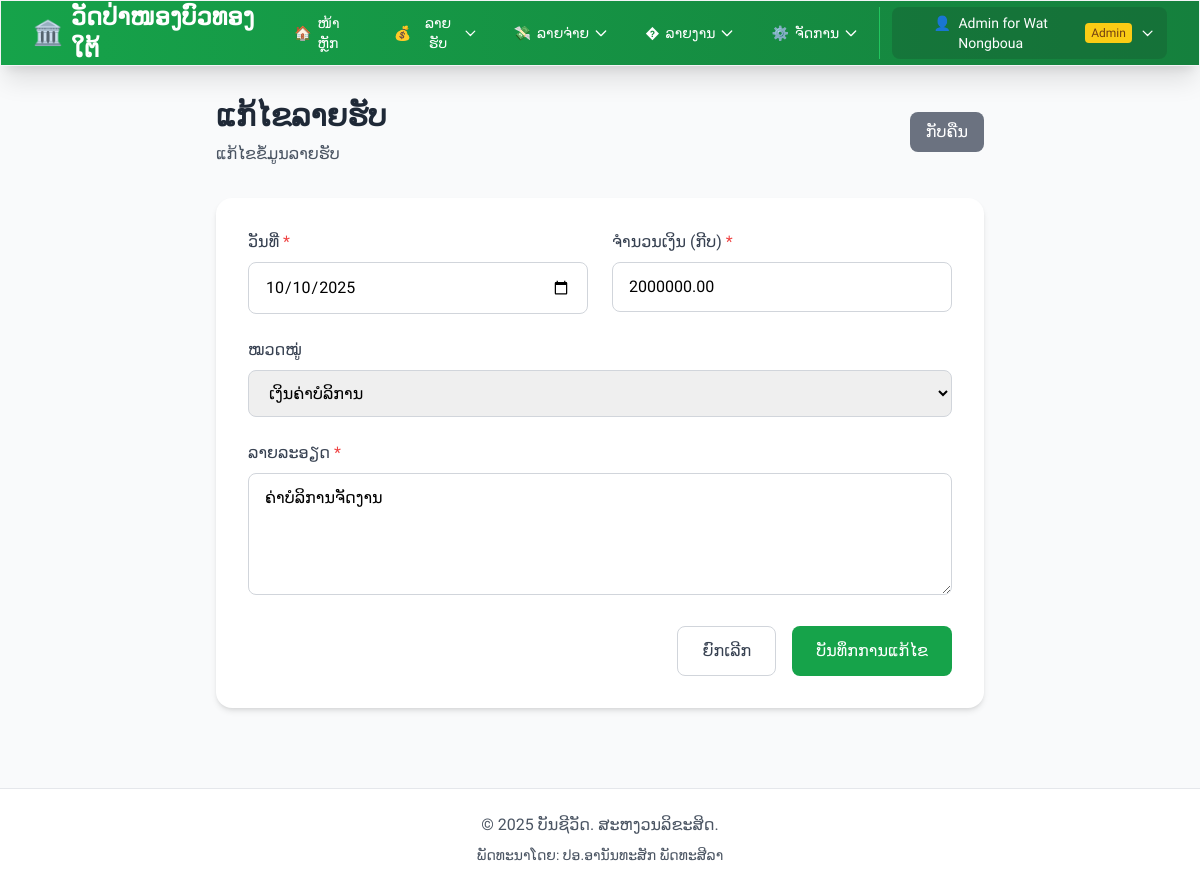
The app's page /modules/income/edit.php?id=3 (signed in) with its own data.
### tables this page shows
CREATE TABLE IF NOT EXISTS temples (
    id INT PRIMARY KEY AUTO_INCREMENT,
    temple_code VARCHAR(20) UNIQUE NOT NULL COMMENT 'ລະຫັດວັດ ເຊັ່ນ: WAT001',
    temple_name VARCHAR(200) NOT NULL COMMENT 'ຊື່ວັດ',
    temple_name_lao VARCHAR(200) NOT NULL COMMENT 'ຊື່ວັດພາສາລາວ',
    abbot_name VARCHAR(100) COMMENT 'ຊື່ເຈົ້າອະທິການ',
    address TEXT COMMENT 'ທີ່ຢູ່',
    district VARCHAR(100) COMMENT 'ເມືອງ',
    province VARCHAR(100) COMMENT 'ແຂວງ',
    phone VARCHAR(20) COMMENT 'ເບີໂທ',
    email VARCHAR(100) COMMENT 'ອີເມລ',
    logo_url VARCHAR(255) COMMENT 'URL ຮູບໂລໂກ້ວັດ',
    status ENUM('active', 'inactive') DEFAULT 'active' COMMENT 'ສະຖານະ',
    created_at TIMESTAMP DEFAULT CURRENT_TIMESTAMP,
    updated_at TIMESTAMP DEFAULT CURRENT_TIMESTAMP ON UPDATE CURRENT_TIMESTAMP,
    INDEX idx_temple_code (temple_code),
    INDEX idx_status (status)
);

CREATE TABLE IF NOT EXISTS income (
    id INT PRIMARY KEY AUTO_INCREMENT,
    temple_id INT NOT NULL,
    date DATE NOT NULL,
    description TEXT NOT NULL,
    amount DECIMAL(15,2) NOT NULL,
    category_id INT,
    created_by INT NOT NULL,
    created_at TIMESTAMP DEFAULT CURRENT_TIMESTAMP,
    updated_at TIMESTAMP DEFAULT CURRENT_TIMESTAMP ON UPDATE CURRENT_TIMESTAMP,
    FOREIGN KEY (temple_id) REFERENCES temples(id) ON DELETE RESTRICT,
    FOREIGN KEY (created_by) REFERENCES users(id) ON DELETE RESTRICT,
    FOREIGN KEY (category_id) REFERENCES income_categories(id) ON DELETE SET NULL,
    INDEX idx_date (date),
    INDEX idx_temple_id (temple_id),
    INDEX idx_created_by (created_by)
);

CREATE TABLE IF NOT EXISTS income_categories (
    id INT PRIMARY KEY AUTO_INCREMENT,
    temple_id INT DEFAULT NULL COMMENT 'NULL = Global category for all temples',
    name VARCHAR(100) NOT NULL,
    description TEXT,
    created_at TIMESTAMP DEFAULT CURRENT_TIMESTAMP,
    FOREIGN KEY (temple_id) REFERENCES temples(id) ON DELETE CASCADE,
    UNIQUE INDEX unique_name_per_temple (name, temple_id)
);

### config.php (called while the page is built, shortened)
<?php
require_once __DIR__ . '/includes/temple_functions.php';
function getDB() {
    static $pdo = null;
    if ($pdo === null) {
        try {
            $dsn = "mysql:host=" . DB_HOST . ";dbname=" . DB_NAME . ";charset=" . DB_CHARSET;
            $options = [
                PDO::ATTR_ERRMODE => PDO::ERRMODE_EXCEPTION,
                PDO::ATTR_DEFAULT_FETCH_MODE => PDO::FETCH_ASSOC,
                PDO::ATTR_EMULATE_PREPARES => false,
                PDO::MYSQL_ATTR_INIT_COMMAND => "SET NAMES " . DB_CHARSET
            ];
            $pdo = new PDO($dsn, DB_USER, DB_PASS, $options);
            $pdo->exec("SET SESSION sql_mode=(SELECT REPLACE(@@sql_mode,'ONLY_FULL_GROUP_BY',''))");
        } catch (PDOException $e) {
            die("ການເຊື່ອມຕໍ່ຖານຂໍ້ມູນຜິດພາດ: " . $e->getMessage());
        }
    }
    return $pdo;
}
function isLoggedIn() {
    return isset($_SESSION['user_id']) && isset($_SESSION['username']);
}
function isAdmin() {
    return isset($_SESSION['role']) && $_SESSION['role'] === 'admin';
}
function e($string) {
    return htmlspecialchars($string, ENT_QUOTES, 'UTF-8');
}
function getCurrentUser() {
    if (!isLoggedIn()) {
        return null;
    }
    static $currentUser = null;
    if ($currentUser === null) {
        $db = getDB();
        $stmt = $db->prepare("SELECT * FROM users WHERE id = ?");
        $stmt->execute([$_SESSION['user_id']]);
        $currentUser = $stmt->fetch();
    }
    return $currentUser;
}

### includes/temple_functions.php (called while the page is built, shortened)
<?php
function getTempleById($templeId) {
    $db = getDB();
    $stmt = $db->prepare("SELECT * FROM temples WHERE id = ?");
    $stmt->execute([$templeId]);
    return $stmt->fetch();
}
function getCurrentUserTemple() {
    $user = getCurrentUser();
    return getTempleById($user['temple_id']);
}
function isSuperAdmin() {
    if (!isLoggedIn()) {
        return false;
    }
    $user = getCurrentUser();
    return !empty($user['is_super_admin']);
}
function getActiveTempleId() {
    if (isSuperAdmin() && isset($_SESSION['active_temple_id'])) {
        return $_SESSION['active_temple_id'];
    }
    $user = getCurrentUser();
    return $user['temple_id'] ?? null;
}
function getCurrentTempleId() {
    return getActiveTempleId();
}
function getTempleIncomeCategories($templeId) {
    $db = getDB();
    $stmt = $db->prepare("
        SELECT * FROM income_categories
        WHERE temple_id = ? OR temple_id IS NULL
        ORDER BY name
    ");
    $stmt->execute([$templeId]);
    return $stmt->fetchAll();
}
?>

### modules/income/edit.php (the view, shortened to what this page needs)
<?php
require_once __DIR__ . '/../../config.php';
require_once __DIR__ . '/../../includes/temple_functions.php';
$db = getDB();
$id = $_GET['id'] ?? 0;
$id = intval($id);
$isMultiTemple = function_exists('isMultiTempleEnabled') && isMultiTempleEnabled();
if ($isMultiTemple && function_exists('getCurrentTempleId')) {
    $currentTempleId = getCurrentTempleId();
}
$stmt = $db->prepare("SELECT * FROM income WHERE id = :id LIMIT 1");
$stmt->execute([':id' => $id]);
$record = $stmt->fetch();
require_once __DIR__ . '/../../includes/header.php';
$currentTempleId = getCurrentTempleId();
if ($currentTempleId && function_exists('getTempleIncomeCategories')) {
    $categories = getTempleIncomeCategories($currentTempleId);
} else {
    $stmt = $db->query("SELECT * FROM income_categories ORDER BY name");
    $categories = $stmt->fetchAll();
}
?>
<div class="max-w-3xl mx-auto">
    <div class="mb-8">
        <div class="flex items-center justify-between">
            <div>
                <h1 class="text-3xl font-bold text-gray-800 mb-2">ແກ້ໄຂລາຍຮັບ</h1>
                <p class="text-gray-600">ແກ້ໄຂຂໍ້ມູນລາຍຮັບ</p>
            </div>
            <a href="<?php echo BASE_URL; ?>/modules/income/list.php"
               class="bg-gray-500 hover:bg-gray-600 text-white px-4 py-2 rounded-lg transition duration-200">
                ກັບຄືນ
            </a>
        </div>
    </div>
    <div class="bg-white rounded-2xl shadow-md p-8">
        <form method="POST" action="">
            <div class="grid grid-cols-1 md:grid-cols-2 gap-6 mb-6">
                <div>
                    <label for="date" class="block text-gray-700 font-medium mb-2">
                        ວັນທີ່ <span class="text-red-500">*</span>
                    </label>
                    <input type="date"
                           id="date"
                           name="date"
                           required
                           value="<?php echo e($_POST['date'] ?? $record['date']); ?>"
                           class="w-full px-4 py-3 border border-gray-300 rounded-lg focus:outline-none focus:ring-2 focus:ring-green-500 focus:border-transparent">
                </div>
                <div>
                    <label for="amount" class="block text-gray-700 font-medium mb-2">
                        ຈຳນວນເງິນ (ກີບ) <span class="text-red-500">*</span>
                    </label>
                    <input type="number"
                           id="amount"
                           name="amount"
                           required
                           min="0"
                           step="1"
                           value="<?php echo e($_POST['amount'] ?? $record['amount']); ?>"
                           class="w-full px-4 py-3 border border-gray-300 rounded-lg focus:outline-none focus:ring-2 focus:ring-green-500 focus:border-transparent"
                           placeholder="0">
                </div>
            </div>
            <div class="mb-6">
                <label for="category" class="block text-gray-700 font-medium mb-2">
                    ໝວດໝູ່
                </label>
                <select id="category"
                        name="category"
                        class="w-full px-4 py-3 border border-gray-300 rounded-lg focus:outline-none focus:ring-2 focus:ring-green-500 focus:border-transparent">
                    <?php foreach ($categories as $cat): ?>
                        <option value="<?php echo e($cat['name']); ?>"
                                <?php echo (isset($_POST['category']) ? $_POST['category'] === $cat['name'] : $record['category'] === $cat['name']) ? 'selected' : ''; ?>>
                            <?php echo e($cat['name']); ?>
                        </option>
                    <?php endforeach; ?>
                </select>
            </div>
            <div class="mb-6">
                <label for="description" class="block text-gray-700 font-medium mb-2">
                    ລາຍລະອຽດ <span class="text-red-500">*</span>
                </label>
                <textarea id="description"
                          name="description"
                          required
                          rows="4"
                          class="w-full px-4 py-3 border border-gray-300 rounded-lg focus:outline-none focus:ring-2 focus:ring-green-500 focus:border-transparent"
                          placeholder="ລາຍລະອຽດລາຍຮັບ..."><?php echo e($_POST['description'] ?? $record['description']); ?></textarea>
            </div>
            <div class="flex justify-end space-x-4">
                <a href="<?php echo BASE_URL; ?>/modules/income/list.php"
                   class="px-6 py-3 border border-gray-300 rounded-lg text-gray-700 hover:bg-gray-50 transition duration-200">
                    ຍົກເລີກ
                </a>
                <button type="submit"
                        class="bg-green-600 hover:bg-green-700 text-white px-6 py-3 rounded-lg transition duration-200">
                    ບັນທຶກການແກ້ໄຂ
                </button>
            </div>
        </form>
    </div>
</div>
<?php require_once __DIR__ . '/../../includes/footer.php'; ?>

### includes/header.php (shortened to what this page needs)
<?php
require_once __DIR__ . '/../config.php';
?>
<!DOCTYPE html>
<html lang="lo">
<head>
    <script src="https://cdn.tailwindcss.com"></script>
</head>
<body class="bg-gray-50">
    <?php if (isLoggedIn()): ?>
    <nav class="bg-gradient-to-r from-green-600 to-green-700 shadow-xl border border-gray-100">
        <div class="max-w-7xl mx-auto px-4 sm:px-6 lg:px-8">
            <div class="flex justify-between h-16">
                <div class="flex items-center">
                    <a href="<?php echo BASE_URL; ?>/index.php" class="text-xl sm:text-2xl font-bold text-white flex items-center hover:text-green-100 transition duration-200">
                        <span class="text-2xl">🏛️</span>
                        <?php
                        $displayName = SITE_NAME;
                        if (function_exists('getCurrentUserTemple')) {
                            $temple = getCurrentUserTemple();
                            if ($temple) {
                                $displayName = $temple['temple_name_lao'] ?: $temple['temple_name'];
                            }
                        } elseif (function_exists('getActiveTemple')) {
                            $temple = getActiveTemple();
                            if ($temple) {
                                $displayName = $temple['temple_name_lao'] ?: $temple['temple_name'];
                            }
                        }
                        ?>
                        <span class="ml-2 hidden sm:inline"><?php echo e($displayName); ?></span>
                    </a>
                </div>
                <div class="hidden md:flex md:items-center md:space-x-1">
                    <a href="<?php echo BASE_URL; ?>/index.php"
                       class="px-4 py-2 text-sm font-medium text-white hover:bg-green-800 rounded-lg transition duration-200 flex items-center">
                        <span class="mr-1.5">🏠</span> ໜ້າຫຼັກ
                    </a>
                    <div class="nav-dropdown">
                        <button class="px-4 py-2 text-sm font-medium text-white hover:bg-green-800 rounded-lg transition duration-200 flex items-center">
                            <span class="mr-1.5">💰</span> ລາຍຮັບ
                            <svg class="w-4 h-4 ml-1" fill="none" stroke="currentColor" viewBox="0 0 24 24">
                                <path stroke-linecap="round" stroke-linejoin="round" stroke-width="2" d="M19 9l-7 7-7-7"></path>
                            </svg>
                        </button>
                    </div>
                    <div class="nav-dropdown">
                        <button class="px-4 py-2 text-sm font-medium text-white hover:bg-green-800 rounded-lg transition duration-200 flex items-center">
                            <span class="mr-1.5">💸</span> ລາຍຈ່າຍ
                            <svg class="w-4 h-4 ml-1" fill="none" stroke="currentColor" viewBox="0 0 24 24">
                                <path stroke-linecap="round" stroke-linejoin="round" stroke-width="2" d="M19 9l-7 7-7-7"></path>
                            </svg>
                        </button>
                    </div>
                    <div class="nav-dropdown">
                        <button class="px-4 py-2 text-sm font-medium text-white hover:bg-green-800 rounded-lg transition duration-200 flex items-center">
                            <span class="mr-1.5">�</span> ລາຍງານ
                            <svg class="w-4 h-4 ml-1" fill="none" stroke="currentColor" viewBox="0 0 24 24">
                                <path stroke-linecap="round" stroke-linejoin="round" stroke-width="2" d="M19 9l-7 7-7-7"></path>
                            </svg>
                        </button>
                    </div>
                    <?php if (isAdmin()): ?>
                    <div class="nav-dropdown">
                        <button class="px-4 py-2 text-sm font-medium text-white hover:bg-green-800 rounded-lg transition duration-200 flex items-center">
                            <span class="mr-1.5">⚙️</span> ຈັດການ
                            <svg class="w-4 h-4 ml-1" fill="none" stroke="currentColor" viewBox="0 0 24 24">
                                <path stroke-linecap="round" stroke-linejoin="round" stroke-width="2" d="M19 9l-7 7-7-7"></path>
                            </svg>
                        </button>
                    </div>
                    <?php endif; ?>
                    <div x-data="{ open: false }" @click.away="open = false" class="relative ml-3 pl-3 border-l border-green-500">
                        <button @click="open = !open" class="flex items-center px-3 py-1.5 bg-green-800 bg-opacity-50 rounded-lg hover:bg-green-800 transition duration-200">
                            <span class="text-sm text-white font-medium">
                                <span class="mr-1">👤</span>
                                <span class="hidden lg:inline"><?php echo e($_SESSION['full_name'] ?? $_SESSION['username']); ?></span>
                            </span>
                            <?php if (function_exists('isSuperAdmin') && isSuperAdmin()): ?>
                                <span class="ml-2 px-1.5 py-0.5 text-xs bg-purple-400 text-purple-900 rounded font-medium hidden lg:inline">Super Admin</span>
                            <?php elseif (isAdmin()): ?>
                                <span class="ml-2 px-1.5 py-0.5 text-xs bg-yellow-400 text-yellow-900 rounded font-medium hidden lg:inline">Admin</span>
                            <?php endif; ?>
                            <svg class="w-4 h-4 ml-2 text-white" fill="none" stroke="currentColor" viewBox="0 0 24 24">
                                <path stroke-linecap="round" stroke-linejoin="round" stroke-width="2" d="M19 9l-7 7-7-7"></path>
                            </svg>
                        </button>
                    </div>
                </div>
            </div>
        </div>
    </nav>
    <?php endif; ?>
    <main class="max-w-7xl mx-auto px-4 sm:px-6 lg:px-8 py-8">

### includes/header.php (style rules this page uses)
body { font-family: 'Phetsarath', sans-serif; }
.nav-dropdown { position: relative; }

### records on screen
temples: temple_name_lao "ວັດປ່າໜອງບົວທອງໃຕ້"
income: date "10/10/2025", amount "2000000.00", category "ເງິນຄ່າບໍລິການ", description "ຄ່າບໍລິການຈັດງານ"

### other values on screen
$_SESSION['full_name'] "Admin for Wat Nongboua"
SITE_NAME "ບັນຊີວັດ"
